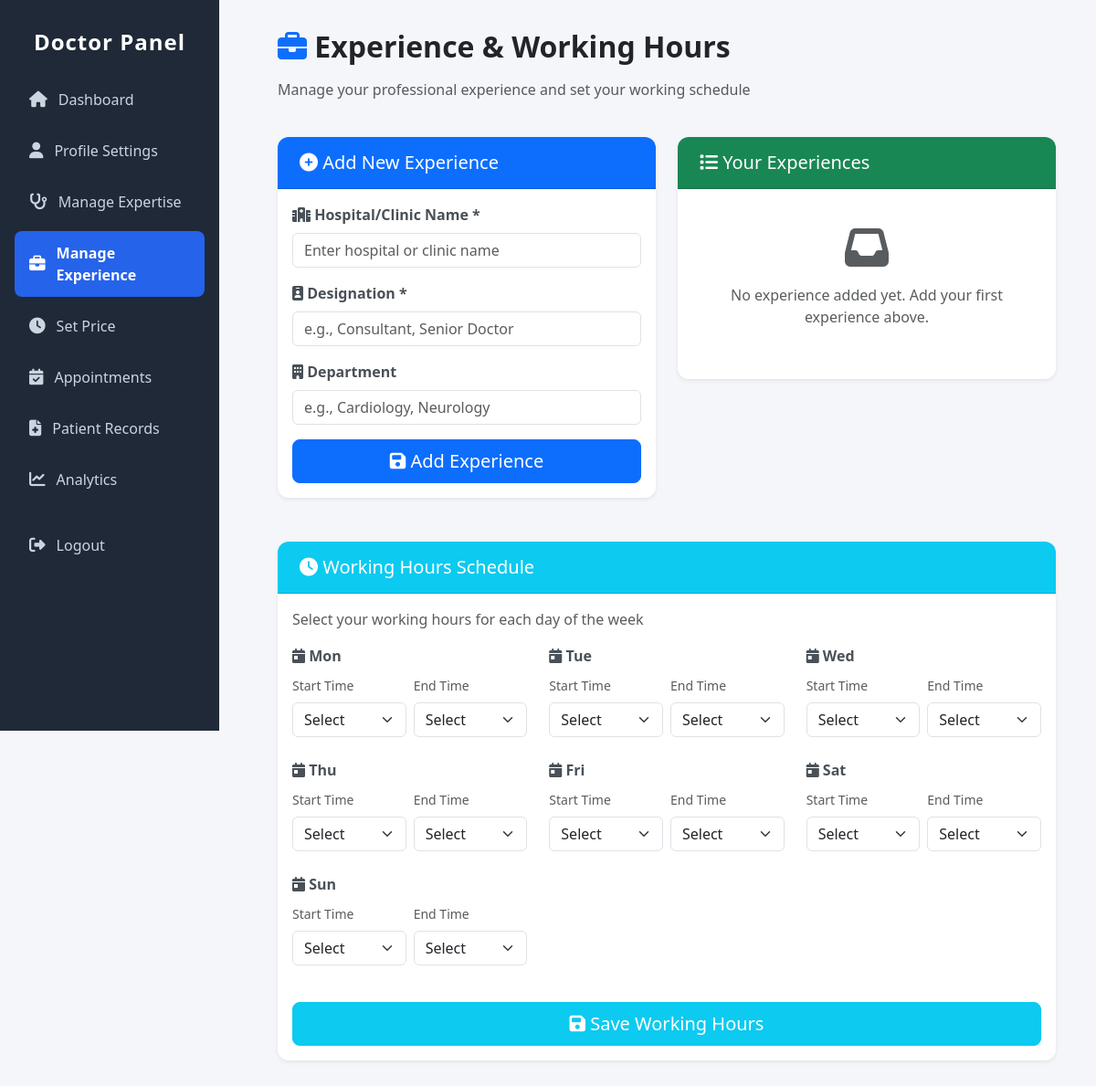
The page /users/doctor/experience/ (signed in) on the database as committed earlier.
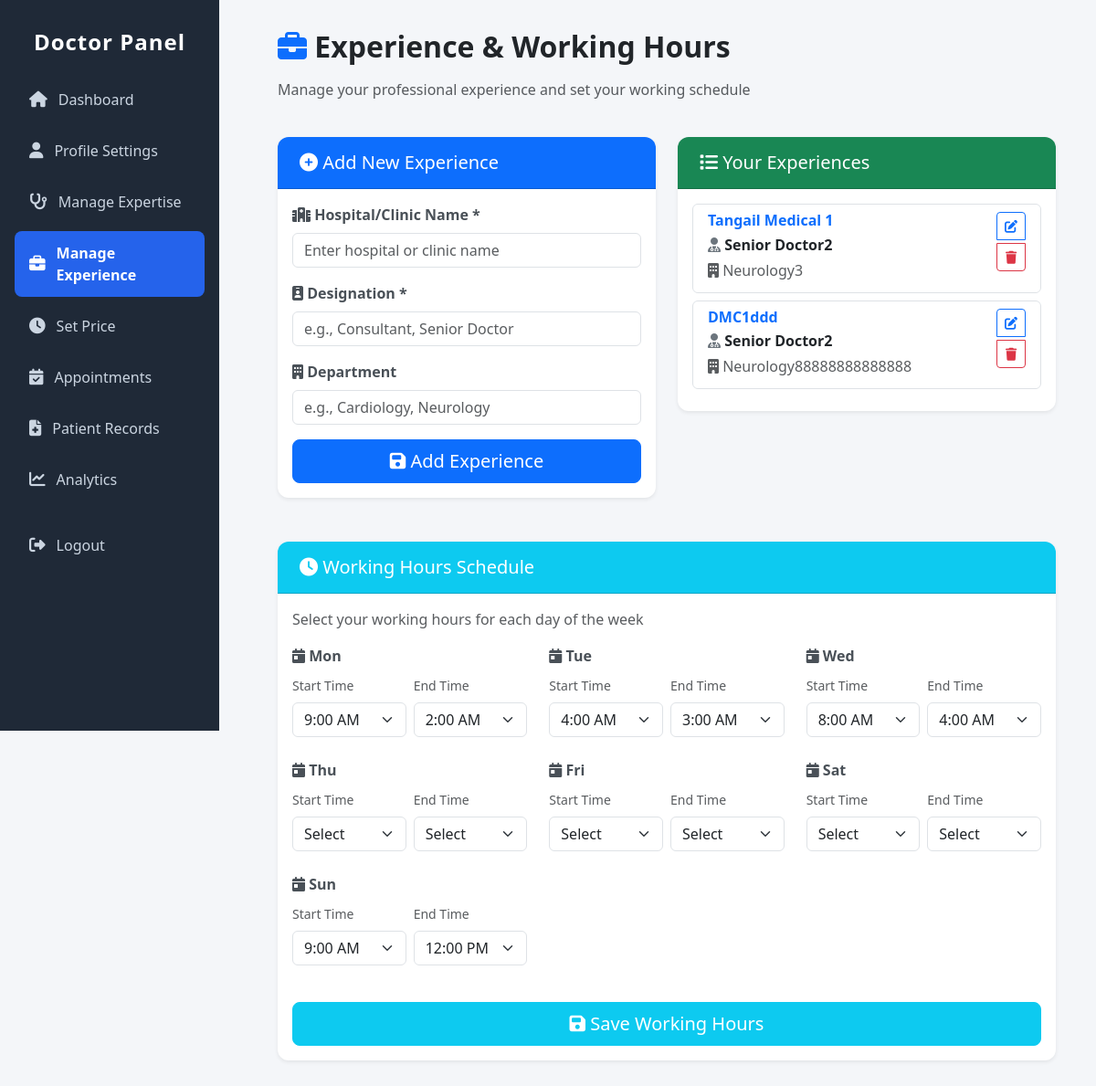
The same page on the database as committed later.
### doctor/models.py (models this page shows, shortened)
class DoctorExperience(models.Model):
    doctor = models.ForeignKey(Doctor, on_delete=models.CASCADE, related_name='experiences')
    hospital_name = models.CharField(max_length=255)
    designation = models.CharField(max_length=255)
    department = models.CharField(max_length=255, blank=True, null=True)

### doctor/views.py (the view, shortened to what this page needs)
# urls.py: path('experience/', views.doctor_experience_manage, name='experience_manage'),
@login_required
def doctor_experience_manage(request, exp_id=None):
    doctor = get_object_or_404(Doctor, user=request.user)
    experiences = doctor.experiences.all()
    working_hours = doctor.working_hours or {}
    experience = None
    if exp_id:
        experience = get_object_or_404(DoctorExperience, id=exp_id, doctor=doctor)
    context = {
        "experiences": experiences,
        "experience": experience,
        "days": DAYS_OF_WEEK,
        "working_hours": working_hours,
    }
    return render(request, "doctor/experience_manage.html", context)

### doctor/templates/doctor/experience_manage.html (shortened to what this page needs)
{% extends 'doctor/doctor_sidebar.html' %}
{% load static %}
{% block content %}
<div class="container-fluid">
  <div class="row mb-4">
    <div class="col-12">
      <h2 class="fw-bold mb-3">
        <i class="fa-solid fa-briefcase text-primary"></i> Experience & Working Hours
      </h2>
      <p class="text-muted">Manage your professional experience and set your working schedule</p>
    </div>
  </div>
  <div class="row">
    <div class="col-lg-6 mb-4">
      <div class="card shadow-sm border-0">
        <div class="card-header bg-primary text-white">
          <h5 class="mb-0">
            <i class="fa-solid fa-plus-circle"></i>
            {% if experience %}Edit Experience{% else %}Add New Experience{% endif %}
          </h5>
        </div>
        <div class="card-body">
          <form method="POST">
            <div class="mb-3">
              <label for="hospital_name" class="form-label fw-semibold">
                <i class="fa-solid fa-hospital"></i> Hospital/Clinic Name *
              </label>
              <input
                type="text"
                class="form-control"
                id="hospital_name"
                name="hospital_name"
                value="{{ experience.hospital_name|default:'' }}"
                placeholder="Enter hospital or clinic name"
                required
              >
            </div>
            <div class="mb-3">
              <label for="designation" class="form-label fw-semibold">
                <i class="fa-solid fa-id-badge"></i> Designation *
              </label>
              <input
                type="text"
                class="form-control"
                id="designation"
                name="designation"
                value="{{ experience.designation|default:'' }}"
                placeholder="e.g., Consultant, Senior Doctor"
                required
              >
            </div>
            <div class="mb-3">
              <label for="department" class="form-label fw-semibold">
                <i class="fa-solid fa-building"></i> Department
              </label>
              <input
                type="text"
                class="form-control"
                id="department"
                name="department"
                value="{{ experience.department|default:'' }}"
                placeholder="e.g., Cardiology, Neurology"
              >
            </div>
            <div class="d-grid gap-2">
              <button type="submit" name="experience_submit" class="btn btn-primary btn-lg">
                <i class="fa-solid fa-save"></i>
                {% if experience %}Update Experience{% else %}Add Experience{% endif %}
              </button>
            </div>
          </form>
        </div>
      </div>
    </div>
    <div class="col-lg-6 mb-4">
      <div class="card shadow-sm border-0">
        <div class="card-header bg-success text-white">
          <h5 class="mb-0">
            <i class="fa-solid fa-list"></i> Your Experiences
          </h5>
        </div>
        <div class="card-body">
          {% if experiences %}
            <div class="list-group">
              {% for exp in experiences %}
                <div class="list-group-item mb-2 border rounded">
                  <div class="d-flex justify-content-between align-items-start">
                    <div class="flex-grow-1">
                      <h6 class="mb-1 fw-bold text-primary">{{ exp.hospital_name }}</h6>
                      <p class="mb-1">
                        <i class="fa-solid fa-user-md text-secondary"></i>
                        <strong>{{ exp.designation }}</strong>
                      </p>
                      {% if exp.department %}
                        <p class="mb-1 text-muted">
                          <i class="fa-solid fa-building"></i> {{ exp.department }}
                        </p>
                      {% endif %}
                    </div>
                    <div class="btn-group-vertical" role="group">
                      <a
                        href="{% url 'doctor:experience_edit' exp.id %}"
                        class="btn btn-sm btn-outline-primary"
                        title="Edit"
                      >
                        <i class="fa-solid fa-edit"></i>
                      </a>
                      <a
                        href="{% url 'doctor:experience_delete' exp.id %}"
                        class="btn btn-sm btn-outline-danger"
                        onclick="return confirm('Are you sure you want to delete this experience?')"
                        title="Delete"
                      >
                        <i class="fa-solid fa-trash"></i>
                      </a>
                    </div>
                  </div>
                </div>
              {% endfor %}
            </div>
          {% else %}
            <div class="text-center py-4">
              <i class="fa-solid fa-inbox fa-3x text-muted mb-3"></i>
              <p class="text-muted">No experience added yet. Add your first experience above.</p>
            </div>
          {% endif %}
        </div>
      </div>
    </div>
  </div>
  <div class="row mt-4">
    <div class="col-12">
      <div class="card shadow-sm border-0">
        <div class="card-header bg-info text-white">
          <h5 class="mb-0">
            <i class="fa-solid fa-clock"></i> Working Hours Schedule
          </h5>
        </div>
        <div class="card-body">
          <p class="text-muted mb-3">Select your working hours for each day of the week</p>
          <form method="POST">
            <div class="row">
              {% for day in days %}
                <div class="col-md-6 col-lg-4 mb-4">
                  <label class="form-label fw-semibold">
                    <i class="fa-solid fa-calendar-day"></i> {{ day }}
                  </label>
                  <div class="row g-2">
                    <div class="col-6">
                      <label for="wh_{{ day }}_start" class="form-label text-muted small">Start Time</label>
                      <select class="form-select" id="wh_{{ day }}_start" name="wh_{{ day }}_start">
                        <option value="">Select</option>
                        <option value="4:00 AM">4:00 AM</option>
                        <option value="8:00 AM">8:00 AM</option>
                        <option value="9:00 AM">9:00 AM</option>
                      </select>
                    </div>
                    <div class="col-6">
                      <label for="wh_{{ day }}_end" class="form-label text-muted small">End Time</label>
                      <select class="form-select" id="wh_{{ day }}_end" name="wh_{{ day }}_end">
                        <option value="">Select</option>
                        <option value="2:00 AM">2:00 AM</option>
                        <option value="3:00 AM">3:00 AM</option>
                        <option value="4:00 AM">4:00 AM</option>
                        <option value="12:00 PM">12:00 PM</option>
                      </select>
                    </div>
                  </div>
                </div>
              {% endfor %}
            </div>
            <div class="d-grid gap-2 mt-3">
              <button type="submit" name="working_hours_submit" class="btn btn-info btn-lg text-white">
                <i class="fa-solid fa-save"></i> Save Working Hours
              </button>
            </div>
          </form>
        </div>
      </div>
    </div>
  </div>
</div>
{% endblock %}

### doctor/templates/doctor/doctor_sidebar.html (shortened to what this page needs)
{% load static %}
<!DOCTYPE html>
<html lang="en">
<head>
  <link href="https://cdn.jsdelivr.net/npm/bootstrap@5.3.3/dist/css/bootstrap.min.css" rel="stylesheet">
  <link href="https://cdnjs.cloudflare.com/ajax/libs/font-awesome/6.5.0/css/all.min.css" rel="stylesheet">
</head>
<body>
<div class="d-flex">
  <aside class="sidebar">
    <h4>Doctor Panel</h4>
    <a href="{% url 'doctor:doctor_dashboard' %}" class="{% if request.resolver_match.url_name == 'doctor_dashboard' %}active{% endif %}">
      <i class="fa-solid fa-house"></i> Dashboard
    </a>
    <a href="{% url 'doctor:doctor_profile_edit' %}" class="{% if request.resolver_match.url_name == 'doctor_profile_edit' %}active{% endif %}">
      <i class="fa-solid fa-user"></i> Profile Settings
    </a>
    <a href="{% url 'doctor:expertise_edit' %}" class="{% if request.resolver_match.url_name == 'expertise_edit' %}active{% endif %}">
      <i class="fa-solid fa-stethoscope"></i>Manage Expertise
    </a>
    <a href="{% url 'doctor:experience_manage' %}" class="{% if request.resolver_match.url_name == 'experience_manage' %}active{% endif %}">
      <i class="fa-solid fa-briefcase"></i>Manage Experience
    </a>
    <a href="{% url 'doctor:manage_appointment_fees' %} " class="{% if request.resolver_match.url_name == 'manage_appointment_fees' %}active{% endif %}">
    <i class="fa-solid fa-clock"></i> Set Price
    </a>
    <a href="#">
      <i class="fa-solid fa-calendar-check"></i>Appointments
    </a>
    <a href="#">
      <i class="fa-solid fa-file-medical"></i>Patient Records
    </a>
    <a href="#">
      <i class="fa-solid fa-chart-line"></i> Analytics
    </a>
    <a href="{% url 'logout' %}" class="mt-4">
      <i class="fa-solid fa-right-from-bracket"></i> Logout
    </a>
  </aside>
  <div class="content flex-grow-1">
      {% block content %}
      {% endblock %}
  </div>
</div>
</body>
</html>

### doctor/templates/doctor/doctor_sidebar.html (style rules this page uses)
body { background-color: #f4f6f9; font-family: 'Segoe UI', Tahoma, Geneva, Verdana, sans-serif; }
.sidebar { height: 100vh; width: 240px; background: #1f2937; color: #fff; position: fixed; padding: 2rem 1rem; overflow-y: auto; }
.sidebar h4 { text-align: center; margin-bottom: 1.5rem; font-weight: 700; letter-spacing: 1px; }
.sidebar a { display: flex; align-items: center; padding: 0.75rem 1rem; color: #cbd5e1; border-radius: 0.5rem; margin-bottom: 0.5rem; transition: all 0.3s; text-decoration: none; font-weight: 500; }
.sidebar a i { margin-right: 0.75rem; font-size: 1.1rem; }
.sidebar a.active { background: #2563eb; color: #fff !important; font-weight: 600; transform: none; }
.content { margin-left: 260px; padding: 2rem; }

### doctor/templates/doctor/experience_manage.html (style rules this page uses)
.card { border-radius: 12px; overflow: hidden; }
.card-header { padding: 1rem 1.5rem; font-weight: 600; }
.list-group-item { transition: all 0.3s ease; }
.btn-group-vertical .btn { margin-bottom: 0.25rem; }
.form-label { color: #495057; }
.form-select { cursor: pointer; }

Rows that differ between the two databases and show on the page:
added DoctorExperience: hospital_name "Tangail Medical 1", designation "Senior Doctor2", department "Neurology3"
added DoctorExperience: hospital_name "DMC1ddd", designation "Senior Doctor2", department "Neurology88888888888888"
Other text that changed with them:
form field value: "Select" → "9:00 AM"
form field value: "Select" → "2:00 AM"
form field value: "Select" → "4:00 AM"
form field value: "Select" → "3:00 AM"
form field value: "Select" → "8:00 AM"
form field value: "Select" → "12:00 PM"
text no longer shown: "No experience added yet. Add your first experience above."
